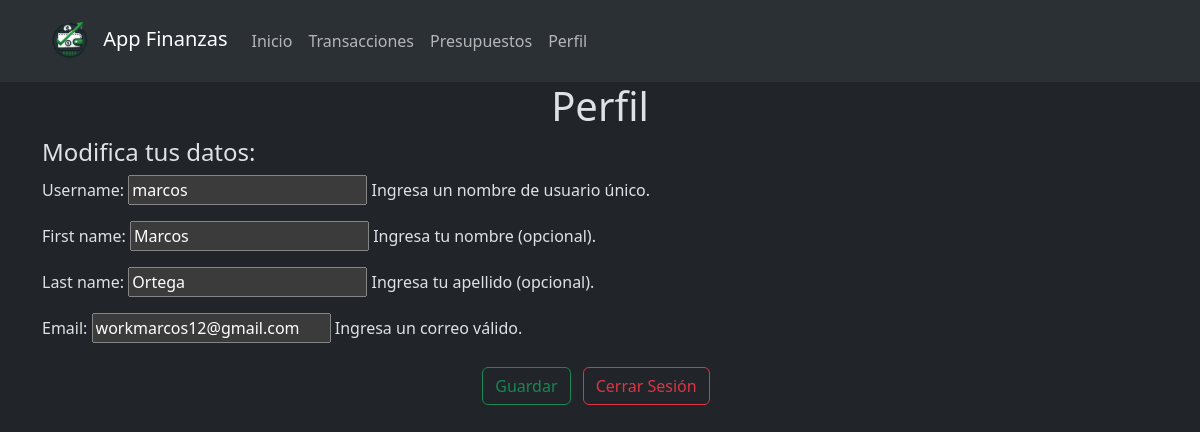
The page /perfil/ (signed in) on the database its author committed.
### myApp/models.py (models this page shows)
class Usuarios(AbstractUser):
    pass

### myApp/views.py (the view)
# urls.py: path('perfil/', views.perfil, name='perfil'),
@login_required
def perfil(request):
    if request.method == 'POST':
        form = ProfileUpdateForm(request.POST, instance=request.user)
        if form.is_valid():
            form.save()
            messages.success(request, "Datos actualizados correctamente.")
            return redirect('perfil')
    else:
        form = ProfileUpdateForm(instance=request.user)
    return render(request, 'perfil.html', {
        'form': form
    })

### myApp/forms.py (shortened to what this page needs)
class ProfileUpdateForm(forms.ModelForm):
    email = forms.EmailField(
        required=True, help_text="Ingresa un correo válido.")
    username = forms.CharField(
        required=True, help_text="Ingresa un nombre de usuario único.")
    first_name = forms.CharField(
        required=False, help_text="Ingresa tu nombre (opcional).")
    last_name = forms.CharField(
        required=False, help_text="Ingresa tu apellido (opcional).")
    class Meta:
        model = Usuarios
        fields = ['username', 'first_name', 'last_name', 'email']

### myApp/templates/perfil.html (shortened to what this page needs)
{% extends 'base.html' %}
{% block content %}
<div class="container text-center">
    <h1>Perfil</h1>
    <form method="POST">
        <div class="text-start">
            <h4>Modifica tus datos:</h4>
            {{form.as_p}}
        </div>
        <button class="text-center btn btn-outline-success">
            Guardar
        </button>
        <button class="btn btn-outline-danger m-2">
            <a class="nav-link" href="/cerrarSesion">Cerrar Sesión</a>
        </button>
    </form>
</div>
{% endblock %}

### rows shown on the page
Usuarios: username "marcos", first_name "Marcos", last_name "Ortega", email "workmarcos12@gmail.com"
